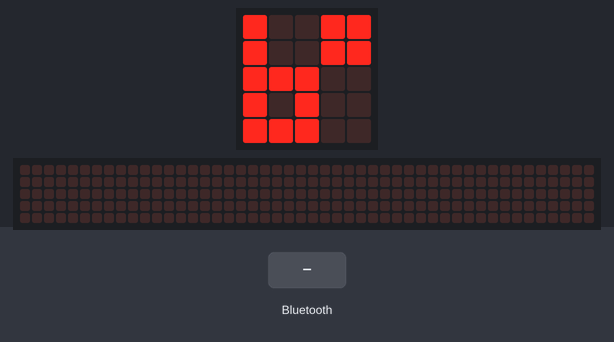
A program run on a simulated BBC micro:bit (MakeCode). Parts: the board's 5×5 LED display, a strip that is not on the board, showing the scrolling text unrolled. Inputs (shaded band) come from the test bench. The 48×5 strip is a reading aid, not a part: it shows the text the display is scrolling, unrolled, one strip-width of it at a time.

Above: at 1.6 s.
1.7 s: a phone connects over Bluetooth
At 4.3 s:
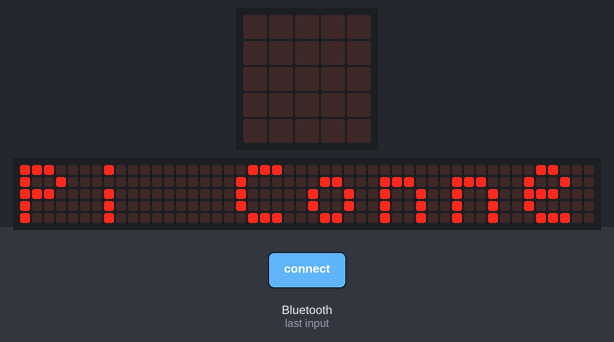
At 13.7 s:
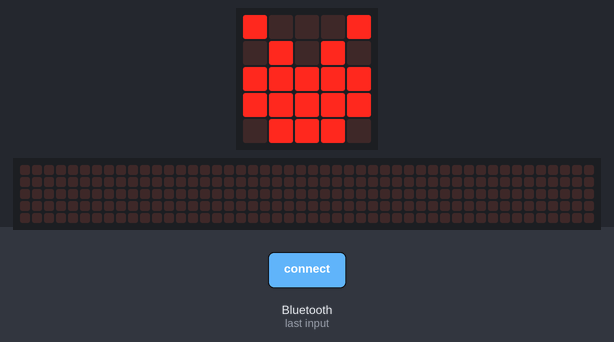

Measured:
- after the input at 1.7 s, the display: first changes at once (image 1 shows a later state)
- what the display in image 1 shows lasts 0.9 s, from 3.7 s to 4.6 s

The program:

microbit.py
```python
def on_bluetooth_connected():
    basic.show_string("Pi Connected")
    basic.show_leds("""
        # . . . #
        . # . # .
        # # # # #
        # # # # #
        . # # # .
        """)
bluetooth.on_bluetooth_connected(on_bluetooth_connected)

def on_bluetooth_disconnected():
    basic.show_string("Pi Disconnected")
bluetooth.on_bluetooth_disconnected(on_bluetooth_disconnected)

basic.show_leds("""
    # . . # #
    # . . # #
    # # # . .
    # . # . .
    # # # . .
    """)
bluetooth.start_accelerometer_service()
bluetooth.start_button_service()
bluetooth.start_led_service()
bluetooth.start_temperature_service()
```
